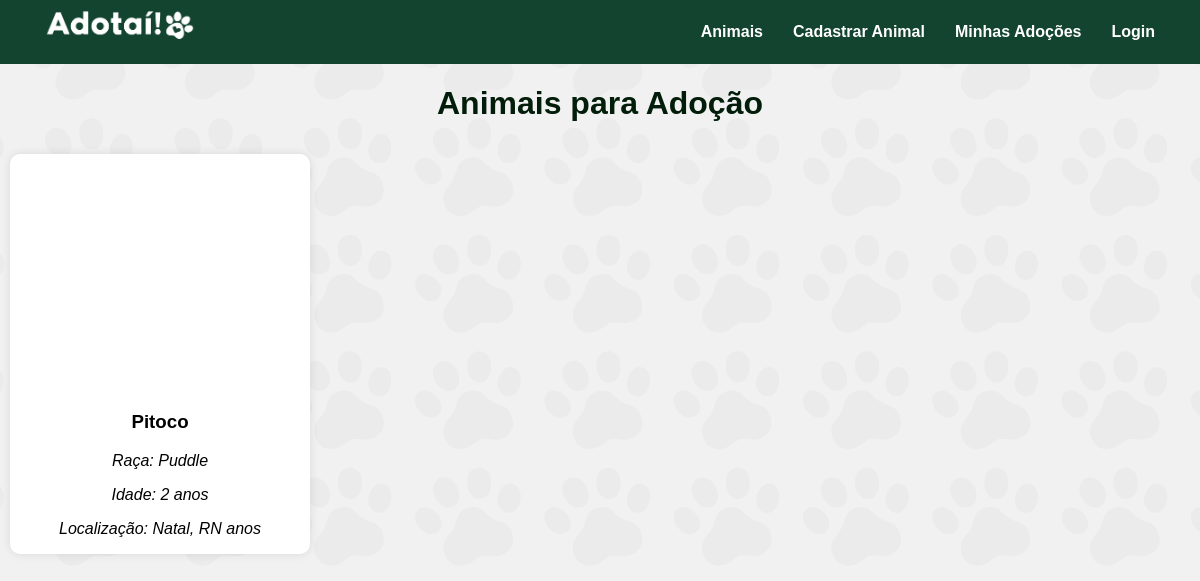
The page /animais/ on the database as committed earlier.
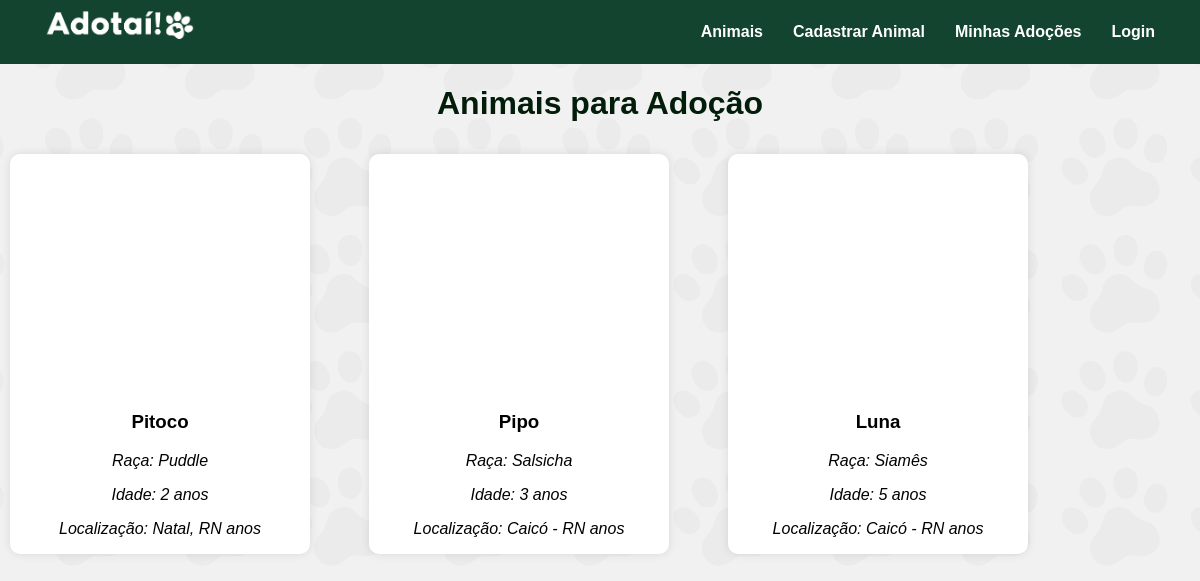
The same page on the database as committed later.
### models/animal.py (models this page shows, shortened)
class Animal(Base):
    __tablename__ = "animais"
    id: Mapped[int] = mapped_column(Integer, primary_key=True)
    nome: Mapped[str] = mapped_column(String(40), nullable=False)
    raca: Mapped[str] = mapped_column(String(40), nullable=False)
    idade: Mapped[int] = mapped_column(Integer, nullable=False)
    sexo: Mapped[str] = mapped_column(String(40), nullable=False)
    porte: Mapped[str] = mapped_column(String(40), nullable=False)
    vacinado: Mapped[bool] = mapped_column(Boolean, nullable=False)
    vacinas_tomadas: Mapped[str] = mapped_column(String(320), nullable=False)
    sobre: Mapped[str] = mapped_column(String(320), nullable=False)
    foto: Mapped[str] = mapped_column(String(700), nullable=False)
    localizacao: Mapped[str] = mapped_column(String(100), nullable=False)
    nome_protetor: Mapped[str] = mapped_column(String(320), nullable=False)
    telefone_contato: Mapped[str] = mapped_column(String(15), nullable=False)
    email_contato: Mapped[str] = mapped_column(String(100), unique=True, nullable=False)
    usuario_cad_id = mapped_column(Integer, ForeignKey("usuarios.id"), nullable=False)
    usuario = relationship("Usuario")

### controllers/animais_controller.py (the view)
@animais_bp.route('/', methods=['GET'])
def animais():
    with Sessao_base() as sessao:
        animais = sessao.query(Animal).all()
    return render_template('animais.html', animais=animais)

### templates/animais.html (shortened to what this page needs)
{% extends 'base.html'%}
{% block extra_css %}<link rel="stylesheet" href="{{ url_for('static', filename='padrao2.css') }}">{% endblock %}
{% block conteudo %}
<div class="container">
    <h1>Animais para Adoção</h1>
    <div class="animais">
       {% for animal in animais %}
        <a class="card_link" href="{{ url_for('animais.detalhes_animal', animal_id=animal.id) }}">
        <div class="animal-card">
            <div class="foto-animal" style="background-image: url('{{ animal.foto }}');">
            </div>
            <div class="info-animal">
                <h3>{{ animal.nome }}</h3>
                <p>Raça: {{ animal.raca }}</p>
                <p>Idade: {{ animal.idade }} anos</p>
                <p>Localização: {{ animal.localizacao }} anos</p>
            </div>
        </div>
        </a>
        {% endfor %}
    </div>
</div>
{% endblock %}

Rows that differ between the two databases and show on the page:
added Animal: nome "Pipo", raca "Salsicha", idade "3", localizacao "Caicó - RN"
added Animal: nome "Luna", raca "Siamês", idade "5", localizacao "Caicó - RN"
